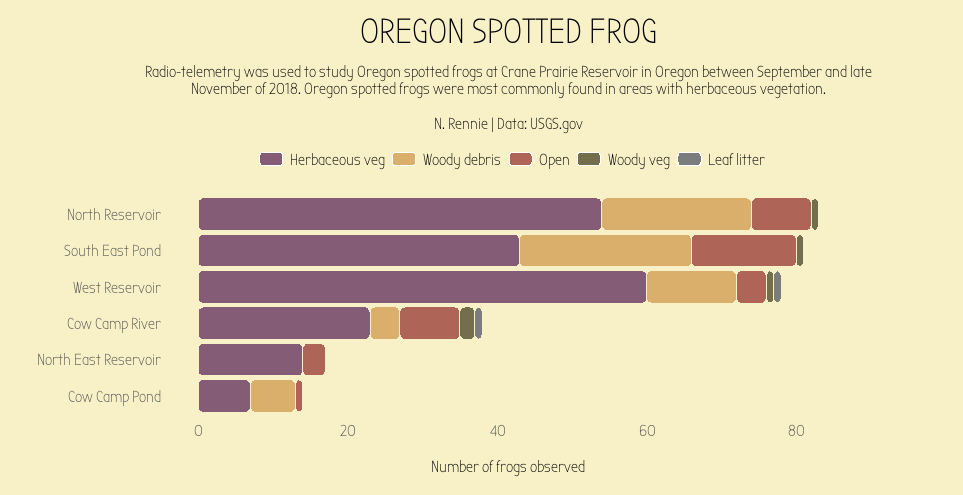

The R source for this figure:
library(tidyverse)
library(showtext)
library(lubridate)
library(ggchicklet)
library(rcartocolor)
library(usefunc)
library(forcats)

# add fonts
font_add_google("Bubbler One", "bubbler")
showtext_auto()

# read data
frog <- readr::read_csv('https://raw.githubusercontent.com/rfordatascience/tidytuesday/master/data/2022/2022-08-02/frog.csv')

# sort structures
struc_levs <- frog %>% 
  mutate(SurveyDate = mdy(SurveyDate)) %>% 
  mutate(n = 1) %>% 
  select(Structure, n) %>% 
  group_by(Structure) %>% 
  summarise(total = sum(n)) %>% 
  arrange(-total) %>% 
  pull(Structure)

# sort sites
site_levs <- frog %>% 
  mutate(n = 1) %>% 
  select(Subsite, n) %>% 
  group_by(Subsite) %>% 
  summarise(total = sum(n)) %>% 
  arrange(-total) %>% 
  pull(Subsite)

# prep data
plot_data <- frog %>% 
  mutate(SurveyDate = mdy(SurveyDate)) %>% 
  mutate(n = 1) %>% 
  select(Subsite, Structure, n) %>% 
  group_by(Subsite, Structure) %>% 
  summarise(total = sum(n)) %>% 
  mutate(Structure = factor(Structure, levels = struc_levs), 
         Subsite = factor(Subsite, levels = rev(site_levs)), 
         Subsite = fct_recode(Subsite,
                              `North East Reservoir` = "NE Res",
                              `North Reservoir` = "N Res", 
                              `West Reservoir` = "W Res", 
                              `South East Pond` = "SE Pond"))

# subtitle
st <- str_wrap_break("Radio-telemetry was used to study Oregon spotted frogs at Crane Prairie Reservoir in Oregon between September and late November of 2018. Oregon spotted frogs were most commonly found in areas with herbaceous vegetation.\n\nN. Rennie | Data: USGS.gov", 120)

# plot
ggplot(plot_data, 
       aes(y = total, x = Subsite, fill = Structure)) +
  geom_chicklet(colour = "#F8F0C6", radius = grid::unit(4, "pt")) +
  coord_flip() +
  labs(title = "OREGON SPOTTED FROG", 
       subtitle = st, 
       x = "", 
       y = "\nNumber of frogs observed") +
  scale_fill_carto_d(palette = "Antique") +
  theme(legend.position = "top", 
        legend.title = element_blank(), 
        plot.margin = unit(c(0.5, 3, 0.5, 0.5), "cm"), 
        plot.title = element_text(hjust = 0.5, family = "bubbler", size = 26, 
                                  margin = margin(b = 10)), 
        plot.background = element_rect(colour = "#F8F0C6", fill = "#F8F0C6"), 
        panel.background = element_rect(colour = "#F8F0C6", fill = "#F8F0C6"), 
        legend.background = element_rect(colour = "#F8F0C6", fill = "#F8F0C6"), 
        legend.key = element_rect(colour = "#F8F0C6", fill = "#F8F0C6"),
        legend.text = element_text(family = "bubbler", size = 12),
        plot.subtitle = element_text(family = "bubbler", size = 12, hjust = 0.5),
        axis.text = element_text(family = "bubbler", size = 12),
        axis.title = element_text(family = "bubbler", size = 12),
        axis.ticks = element_blank(), 
        panel.grid = element_blank())
